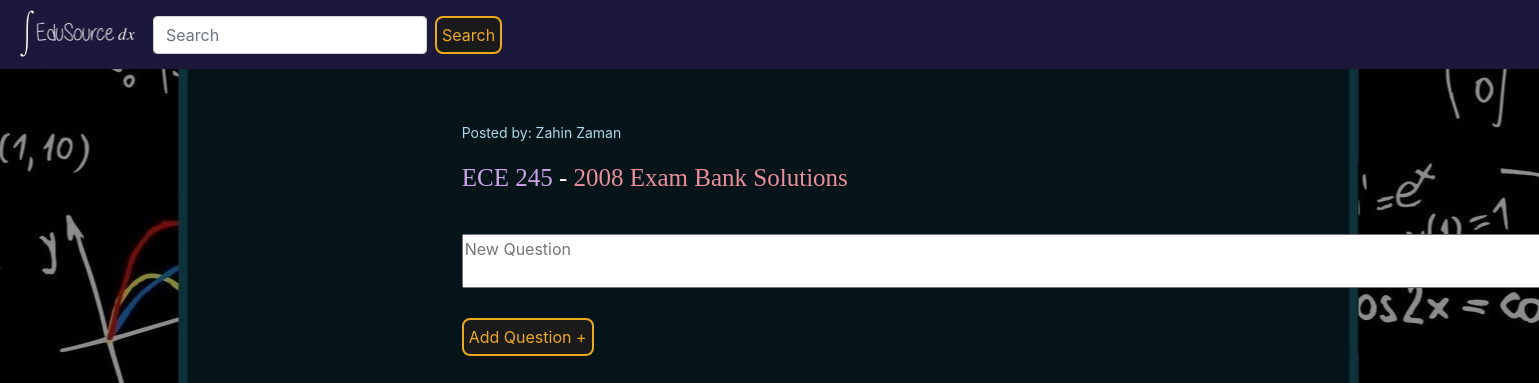
Page /pset2/ on the committed database.
### app.py (models this page shows, shortened)
class User(db.Model):
    id = db.Column("id", db.Integer, primary_key = True)
    fname = db.Column(db.String(150))
    lname = db.Column(db.String(150))
    email = db.Column(db.String(150))
    pword = db.Column(db.String(150))
    uni = db.Column(db.String(150))
    psets = db.relationship("Pset", backref = "user")

class Pset(db.Model):
    id = db.Column(db.Integer, primary_key = True)
    userid = db.Column(db.Integer, db.ForeignKey("user.id"))
    name = db.Column(db.String(150))
    course = db.Column(db.String(150))
    desc = db.Column(db.String(5000))
    questions = db.relationship("Question", backref = "question")

### app.py (the view, shortened to what this page needs)
@app.route("/pset<pset_id>/", methods = ["GET", "POST"])
def pset(pset_id):
    foundPset = Pset.query.filter_by(id = pset_id).first()
    foundUser = User.query.filter_by(id = foundPset.userid).first()
    return render_template("pset.html", userfname = foundUser.fname, userlname = foundUser.lname, name = foundPset.name, course = foundPset.course, desc = foundPset.desc, questions = foundPset.questions)

### templates/pset.html (shortened to what this page needs)
{% extends "base.html" %}
{% block content %}
<div style="width: 40%; margin: 0 auto;">
    <p style="color: lightblue; font-size: 14px; padding-top: 25px;">
        Posted by: {{userfname}} {{userlname}}
    </p>
    <p style="color: white; font-family: 'Ink Free'; font-size: 25px; padding-top: 0px;">
        <span style = "color: rgb(204, 164, 231);">{{course}}</span> -
        <span style = "color: rgb(236, 142, 156);">{{name}}</span>
    </p>
    <p style="color: white; font-family: 'Ink Free'; font-size: 18px; padding-top: 5px;">
    </p>
    <form action="#" method="post">
        <textarea id="ds" name="ds" rows="2" cols="112" style="font-size: 16px; white-space: nowrap" placeholder="New Question"></textarea><br><br>
        <button class = "mybutton" type="submit">Add Question +</button><br><br>
    </form>
</div>
{% endblock %}

### static/styles_base.css (style rules this page uses)
.mybutton { text-decoration: none !important; padding: 5px; color: rgb(235, 169, 28); background-color: rgb(26, 26, 26); border-style: solid; border-color: rgb(235, 169, 28); border-radius: 8px; transition: 0.3s; }

### rows in the picture
User: fname "Zahin", lname "Zaman"
Pset: course "ECE 245", name "2008 Exam Bank Solutions"
